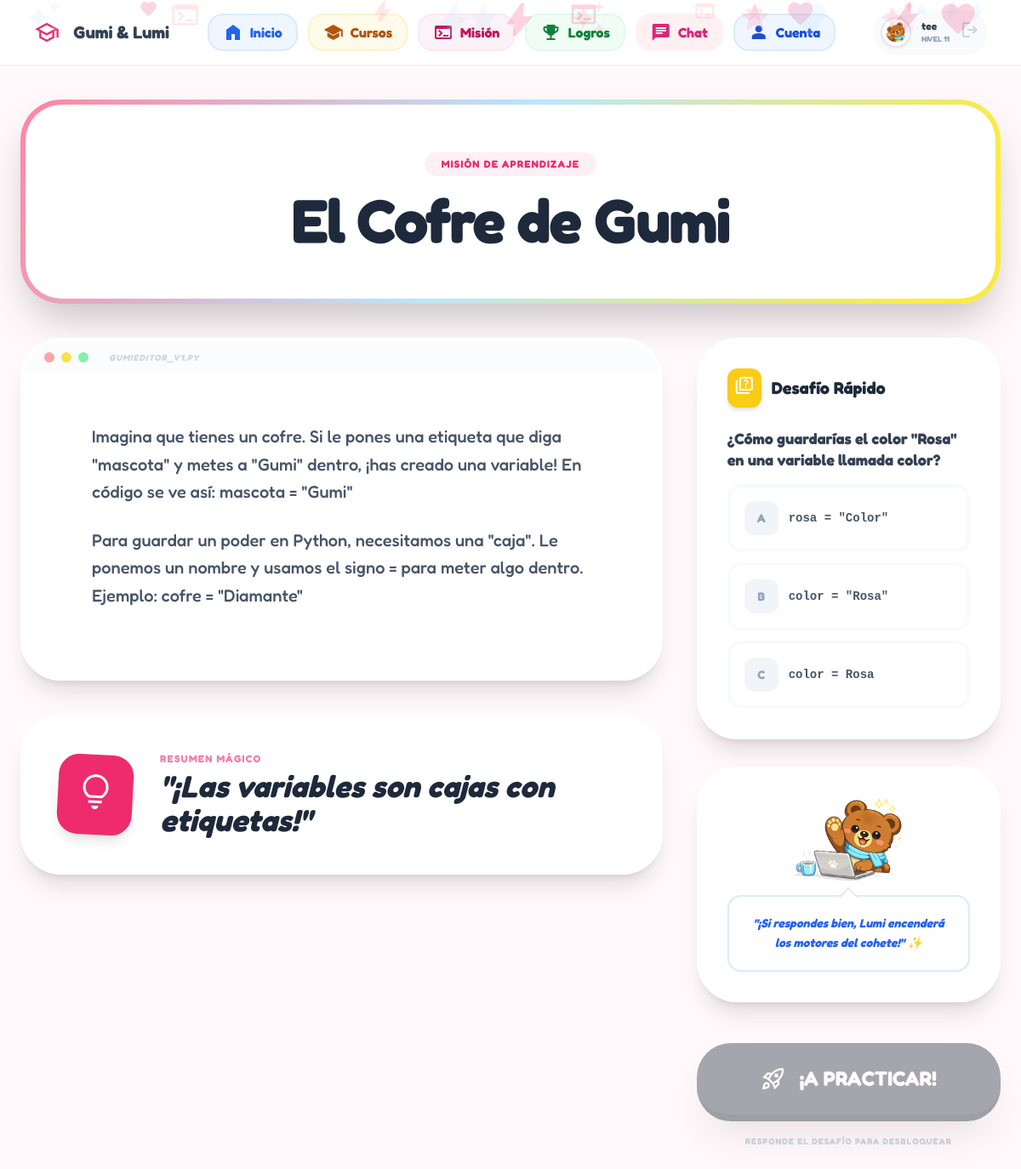
The app's page /lesson/33/ (signed in) with its own data.
### core/models.py (models this page shows, shortened)
class Profile(models.Model):
    AVATAR_CHOICES = [
        ('gumi', 'Gumi (Osito)'),
        ('lumi', 'Lumi (Conejo)'),
    ]
    user = models.OneToOneField(User, on_delete=models.CASCADE, related_name="profile")
    avatar = models.CharField(max_length=10, choices=AVATAR_CHOICES, default='gumi')
    nickname = models.CharField(max_length=50, blank=True)
    phone = models.CharField(max_length=15, blank=True)
    xp = models.IntegerField(default=0)
    cursos_inscritos = models.ManyToManyField('Course', blank=True, related_name="estudiantes")
    @property
    def level(self):
        return (self.xp // 100) + 1

class Lesson(models.Model):
    course = models.ForeignKey(Course, on_delete=models.CASCADE, related_name="lessons")
    title = models.CharField(max_length=200)
    order = models.PositiveIntegerField(default=1)
    objetivo_1 = models.CharField(max_length=300, blank=True, null=True)
    is_active = models.BooleanField(default=True)
    is_bonus = models.BooleanField(default=False)
    content = models.TextField(help_text="Texto principal de la misión/lección")
    subtitle_teoria = models.CharField(max_length=200, default="¡Las variables son cajas mágicas!")
    image_lumi = models.ImageField(upload_to='lessons/', blank=True, null=True)
    codigo_meta = models.CharField(max_length=100, default="print")
    flag_secreta = models.CharField(max_length=100, default="GUMI{HOLA_MUNDO}")
    xp_leccion = models.IntegerField(default=50)
    lumi_tip = models.TextField(
        blank=True,
        null=True,
        help_text="Consejo que dará Gumi/Lumi si el usuario falla mucho"
    )
    quiz_pregunta = models.CharField(max_length=255, default="¿Cómo guardarías el nombre en una variable?")
    opcion_correcta = models.CharField(max_length=100, default='nombre = "Gumi"')
    opcion_incorrecta_1 = models.CharField(max_length=100, default='gumi = bear')
    opcion_incorrecta_2 = models.CharField(max_length=100, default='"Gumi" = nombre')

### core/views.py (the view)
# urls.py: path('lesson/<int:lesson_id>/', views.lesson_explanation_view, name='lesson_explanation'),
@login_required
def lesson_explanation_view(request, lesson_id):
    leccion = get_object_or_404(Lesson, id=lesson_id)
    course = leccion.course
    total_lessons = course.lessons.count()
    completed_count = UserLessonProgress.objects.filter(user=request.user, lesson__course=course, completed=True).count()
    progress_percentage = int((completed_count / total_lessons) * 100) if total_lessons > 0 else 0
    return render(request, 'core/leccion.html', {
        'lesson': leccion,
        'progress_percentage': progress_percentage,
        'completed_count': completed_count,
        'total_lessons': total_lessons,
    })

### core/context_processors.py (called while the page is built)
def global_context(request):
    if request.user.is_authenticated:
        ultimo = UserLessonProgress.objects.filter(user=request.user, completed=True).order_by('-completed_at').first()
        if ultimo:
            proxima = Lesson.objects.filter(course=ultimo.lesson.course, order__gt=ultimo.lesson.order).first()
            if not proxima:
                proxima = Lesson.objects.exclude(course=ultimo.lesson.course).first()
        else:
            proxima = Lesson.objects.order_by('course__id', 'order').first()
        return {'proxima_leccion': proxima}
    return {}

### core/templates/core/leccion.html (shortened to what this page needs)
{% load static %}
<!DOCTYPE html>
<html class="light" lang="es">
<head>
    <script src="https://cdn.tailwindcss.com?plugins=forms,typography,container-queries"></script>
</head>
<body class="min-h-screen relative overflow-x-hidden">
    <div id="magic-background" class="fixed inset-0 pointer-events-none z-0"></div>
    <header class="flex items-center justify-between border-b border-[#e8edf3] px-10 py-3 bg-white">
    <div class="flex items-center gap-4">
        <span class="material-symbols-outlined text-primary text-3xl">school</span>
        <h2 class="text-xl font-bold">Gumi & Lumi</h2>
    </div>
<nav class="flex items-center gap-3">
{% with current=request.resolver_match.url_name %}
<a href="{% url 'dashboard' %}"
   class="group flex items-center gap-2 px-5 py-2 rounded-full border-2 font-bold transition-all duration-300
   {% if current == 'dashboard' %}
      bg-soft-blue border-blue-500 text-blue-900 shadow-md
   {% else %}
      border-soft-blue text-soft-blue hover:bg-soft-blue hover:bg-pastel-blue hover:text-primary hover:-translate-y-1 hover:scale-105
   {% endif %}">
   <span class="material-symbols-outlined">home</span>
   Inicio
</a>
<a href="{% url 'courses' %}"
   class="group flex items-center gap-2 px-5 py-2 rounded-full border-2 font-bold transition-all duration-300
   {% if current == 'courses' %}
      bg-pastel-yellow border-star-yellow text-[#7a5c00] shadow-md
   {% else %}
      border-star-yellow text-[#a07800]  hover:-translate-y-1 hover:scale-105
   {% endif %}">
   <span class="material-symbols-outlined">school</span>
   Cursos
</a>
{% if proxima_leccion.id %}
    <a href="{% url 'lesson_terminal' proxima_leccion.id %}"
       class="group flex items-center gap-2 px-5 py-2 rounded-full border-2 font-bold transition-all duration-300
       {% if current == 'lesson_terminal' %}
          bg-slate-700 border-slate-900 text-white shadow-md
       {% else %}
          border-slate-800 bg-slate-800 text-white hover:bg-slate-700 hover:-translate-y-1 hover:scale-105
       {% endif %}">
        <span class="material-symbols-outlined">terminal</span>
        Misión
    </a>
{% endif %}
<a href="{% url 'logros' %}"
   class="group flex items-center gap-2 px-5 py-2 rounded-full border-2 font-bold transition-all duration-300
   {% if current == 'logros' %}
      bg-pastel-green border-hill-green text-green-900 shadow-md
   {% else %}
      border-hill-green text-green-700 hover:bg-pastel-green hover:-translate-y-1 hover:scale-105
   {% endif %}">
   <span class="material-symbols-outlined">emoji_events</span>
   Logros
</a>
<a href="{% url 'chat' %}"
   class="group flex items-center gap-2 px-5 py-2 rounded-full border-2 font-bold transition-all duration-300
   {% if current == 'chat' %}
      bg-soft-pink border-primary-pink text-pink-900 shadow-md
   {% else %}
      border-soft-pink text-pink-700 hover:bg-soft-pink hover:text-pink-900 hover:-translate-y-1 hover:scale-105
   {% endif %}">
   <span class="material-symbols-outlined">chat</span>
   Chat
</a>
<a href="{% url 'account' %}"
   class="group flex items-center gap-2 px-5 py-2 rounded-full border-2 font-bold transition-all duration-300
   {% if current == 'account' %}
      bg-soft-blue border-primary text-blue-900 shadow-md
   {% else %}
      border-soft-blue text-blue-700 hover:bg-soft-blue hover:text-blue-900 hover:-translate-y-1 hover:scale-105
   {% endif %}">
   <span class="material-symbols-outlined">person</span>
   Cuenta
</a>
{% endwith %}
</nav>
    <div class="flex items-center gap-3 bg-slate-50 p-2 rounded-[1.5rem]">
        <div class="size-9 rounded-full bg-white border-2 shadow-sm overflow-hidden p-1">
            {% if user.profile.avatar == 'lumi' %}
                <img src="{% static 'core/img/lumi_icon.png' %}" class="w-full h-full object-contain">
            {% else %}
                <img src="{% static 'core/img/gumi_icon.png' %}" class="w-full h-full object-contain">
            {% endif %}
        </div>
        <div class="flex-1">
            <p class="text-xs font-black truncate">{{ user.username }}</p>
            <p class="text-[9px] font-bold text-slate-400 uppercase">Nivel {{ user.profile.level }}</p>
        </div>
        <a href="{% url 'logout' %}">
            <span class="material-symbols-outlined text-slate-300 hover:text-red-400">logout</span>
        </a>
    </div>
</header>
    <main class="relative z-10 max-w-7xl mx-auto px-6 py-10 space-y-10">
    <div class="rainbow-card rounded-[3rem] p-10 md:p-14 text-center bg-white shadow-2xl transition-transform duration-500 hover:scale-[1.01]">
        <span class="px-5 py-1.5 bg-soft-pink text-primary rounded-full text-xs font-black uppercase tracking-widest mb-4 inline-block">
            Misión de Aprendizaje
        </span>
        <h1 class="text-5xl md:text-7xl font-black text-slate-800 tracking-tight">{{ lesson.title }}</h1>
    </div>
    <div class="grid grid-cols-1 lg:grid-cols-12 gap-10 items-start">
        <div class="lg:col-span-8 space-y-10">
            <article class="glass-card relative overflow-hidden border-b-[12px] border-primary/5">
                <div class="absolute top-0 left-0 right-0 h-10 bg-slate-50/50 border-b-2 border-white flex items-center px-6 gap-2">
                    <div class="size-3 rounded-full bg-red-300"></div>
                    <div class="size-3 rounded-full bg-yellow-300"></div>
                    <div class="size-3 rounded-full bg-green-300"></div>
                    <span class="ml-4 text-[10px] font-black text-slate-300 uppercase tracking-widest italic">GumiEditor_v1.py</span>
                </div>
                <div class="p-12 md:p-20 pt-20 md:pt-24 relative z-10">
                    <div class="prose prose-pink prose-xl max-w-none text-slate-600 font-medium leading-relaxed">
                        {{ lesson.content|linebreaks }}
                    </div>
                </div>
            </article>
            <section class="glass-card p-10 border-l-[12px] border-l-primary flex items-center gap-8 hover:bg-gradient-to-r hover:from-white hover:to-primary/5">
                <div class="bg-primary p-5 rounded-3xl shadow-lg rotate-3 group-hover:rotate-6 transition-transform">
                    <span class="material-symbols-outlined text-white text-5xl font-variation-fill">lightbulb</span>
                </div>
                <div>
                    <p class="text-xs font-black text-primary uppercase tracking-widest mb-1 opacity-60">Resumen Mágico</p>
                    <h3 class="text-2xl md:text-4xl font-black text-slate-800 italic leading-tight">
                        "{{ lesson.subtitle_teoria }}"
                    </h3>
                </div>
            </section>
        </div>
        <div class="lg:col-span-4 space-y-8 sticky top-32">
    <section class="glass-card p-8 border-b-8 border-yellow-200 hover:border-yellow-400">
        <div class="flex items-center gap-3 mb-6">
            <div class="bg-yellow-400 p-2 rounded-xl text-white shadow-md">
                <span class="material-symbols-outlined font-variation-fill">quiz</span>
            </div>
            <h2 class="text-xl font-black text-slate-800">Desafío Rápido</h2>
        </div>
        <div id="quiz-container" class="space-y-4">
            <p class="text-lg font-bold text-slate-700 leading-snug">{{ lesson.quiz_pregunta }}</p>
            <div id="options-grid" class="space-y-3">
                <button onclick="checkAnswer(this, false)" class="quiz-option group">
                    <div class="size-10 rounded-xl bg-slate-100 flex items-center justify-center text-slate-400 font-black group-hover:bg-primary group-hover:text-white transition-all text-sm">A</div>
                    <code class="text-sm font-bold text-slate-600 group-hover:text-primary transition-colors">{{ lesson.opcion_incorrecta_1 }}</code>
                </button>
                <button onclick="checkAnswer(this, true)" class="quiz-option group">
                    <div class="size-10 rounded-xl bg-slate-100 flex items-center justify-center text-slate-400 font-black group-hover:bg-primary group-hover:text-white transition-all text-sm">B</div>
                    <code class="text-sm font-bold text-slate-600 group-hover:text-primary transition-colors">{{ lesson.opcion_correcta }}</code>
                </button>
                <button onclick="checkAnswer(this, false)" class="quiz-option group">
                    <div class="size-10 rounded-xl bg-slate-100 flex items-center justify-center text-slate-400 font-black group-hover:bg-primary group-hover:text-white transition-all text-sm">C</div>
                    <code class="text-sm font-bold text-slate-600 group-hover:text-primary transition-colors">{{ lesson.opcion_incorrecta_2 }}</code>
                </button>
            </div>
        </div>
    </section>
    <div class="glass-card p-8 bg-soft-blue/20 hover:bg-soft-blue/40 border-blue-50 text-center">
        <img src="/static/core/img/gumi_laptop.png" class="w-32 mx-auto mb-4 animate-bounce" style="animation-duration: 4s;">
        <div class="bg-white p-5 rounded-2xl shadow-sm relative border-2 border-blue-100">
            <div class="absolute -top-2 left-1/2 -translate-x-1/2 w-4 h-4 bg-white border-t-2 border-l-2 border-blue-100 rotate-45"></div>
            <p class="text-sm font-bold text-blue-600 leading-relaxed italic">
                "¡Si respondes bien, Lumi encenderá los motores del cohete!" ✨
            </p>
        </div>
    </div>
    <div class="pt-4">
        <a id="btn-terminal" href="{% url 'lesson_terminal' lesson.id %}"
           class="opacity-40 pointer-events-none group flex w-full items-center justify-center gap-4 bg-slate-800 py-6 rounded-[2.5rem] text-white text-2xl font-black shadow-2xl transition-all hover:scale-105 active:scale-95 border-b-8 border-slate-900">
            <span class="material-symbols-outlined text-3xl group-hover:rotate-12 transition-transform">rocket_launch</span>
            ¡A PRACTICAR!
        </a>
        <p id="lock-msg" class="text-center text-[10px] font-black text-slate-300 uppercase mt-4 tracking-widest">
            Responde el desafío para desbloquear
        </p>
    </div>
</div>
    </div>
</main>
</body>
</html>

### core/templates/core/leccion.html (style rules this page uses)
header nav .material-symbols-outlined, .navbar .material-symbols-outlined { font-variation-settings: 'FILL' 1, 'wght' 400, 'GRAD' 0, 'opsz' 24 !important; }
header nav a, .nav-item { opacity: 1 !important; font-weight: 800 !important; display: flex; align-items: center; gap: 8px; padding: 8px 16px !important; border-radius: 18px !important; transition: all 0.3s cubic-bezier(0.175, 0.885, 0.32, 1.275) !important; }
header nav a:nth-child(1), .nav-inicio { color: #2563eb !important; background: #eff6ff !important; border: 2px solid #dbeafe !important; }
header nav a:nth-child(2), .nav-cursos { color: #b45309 !important; background: #fffbeb !important; border: 2px solid #fef3c7 !important; }
header nav a:nth-child(3), .nav-terminal { color: #be185d !important; background: #fdf2f8 !important; border: 2px solid #fce7f3 !important; }
header nav a:nth-child(4), .nav-logros { color: #15803d !important; background: #f0fdf4 !important; border: 2px solid #dcfce7 !important; }
header nav a:nth-child(5), .nav-chat { color: #db2777 !important; background: #fff1f2 !important; border: 2px solid #fdf2f8 !important; }
header nav a:nth-child(6), .nav-cuenta { color: #1d4ed8 !important; background: #eff6ff !important; border: 2px solid #dbeafe !important; }
.rainbow-card { background: linear-gradient(white, white) padding-box, linear-gradient(120deg, #ff85a1, #bae6fd, #ffeb3b, #a5d6a7, #ff85a1) border-box; border: 6px solid transparent; background-size: 200% auto; animation: rainbow-border 8s linear infinite; }
.glass-card { @apply bg-white/90 backdrop-blur-sm border-4 border-white shadow-xl rounded-[3rem]; }
.quiz-option { @apply transition-all duration-300 border-4 border-slate-50 bg-white hover:border-primary/20 rounded-2xl p-4 text-left flex items-center gap-3 w-full mb-3; }

### records on screen
Lesson: title "El Cofre de Gumi", content "Imagina que tienes un cofre. Si le pones una etiqueta que diga \"mascota\" y metes a \"Gumi\" dentro, ¡has creado una variable! En código se ve así: mascota = \"Gumi\" Para guardar un poder en Python, necesitamos una \"caja\". Le ponemos un nombre y usamos el signo = para meter algo dentro. Ejemplo: cofre = \"Diamante\"", subtitle_teoria "¡Las variables son cajas con etiquetas!", quiz_pregunta "¿Cómo guardarías el color \"Rosa\" en una variable llamada color?", opcion_incorrecta_1 "rosa = \"Color\"", opcion_correcta "color = \"Rosa\"", opcion_incorrecta_2 "color = Rosa"

### other values on screen
{{ user.username }} "tee"
{{ user.profile.level }} "11"
